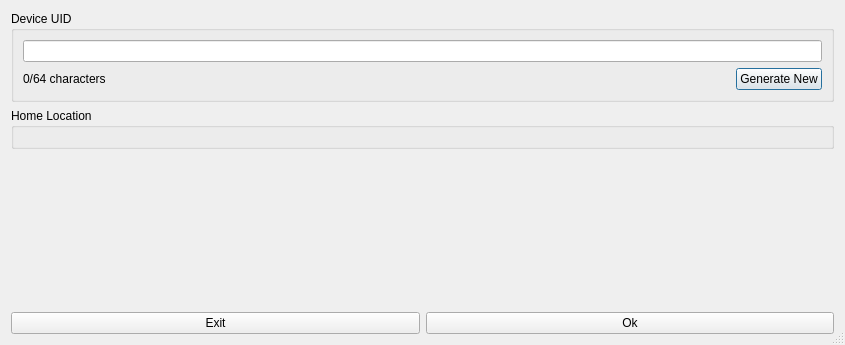
<?xml version="1.0" encoding="UTF-8"?>
<ui version="4.0">
 <class>NewAccountDialog</class>
 <widget class="QDialog" name="NewAccountDialog">
  <property name="geometry">
   <rect>
    <x>0</x>
    <y>0</y>
    <width>845</width>
    <height>345</height>
   </rect>
  </property>
  <property name="windowTitle">
   <string>New Account</string>
  </property>
  <property name="sizeGripEnabled">
   <bool>true</bool>
  </property>
  <layout class="QVBoxLayout" name="verticalLayout_3">
   <item>
    <widget class="QGroupBox" name="groupBox">
     <property name="title">
      <string>Device UID</string>
     </property>
     <layout class="QVBoxLayout" name="verticalLayout">
      <item>
       <widget class="QLineEdit" name="deviceUidEdit">
        <property name="inputMask">
         <string>NNNNNNNNNNNNNNNNNNNNNNNNNNNNNNNNNNNNNNNNNNNNNNNNNNNNNNNNNNNNNNNN</string>
        </property>
        <property name="maxLength">
         <number>64</number>
        </property>
       </widget>
      </item>
      <item>
       <layout class="QHBoxLayout" name="horizontalLayout_3">
        <item>
         <widget class="QLabel" name="deviceUidLabel">
          <property name="text">
           <string>0/64 characters</string>
          </property>
         </widget>
        </item>
        <item>
         <spacer name="horizontalSpacer">
          <property name="orientation">
           <enum>Qt::Horizontal</enum>
          </property>
          <property name="sizeHint" stdset="0">
           <size>
            <width>40</width>
            <height>20</height>
           </size>
          </property>
         </spacer>
        </item>
        <item>
         <widget class="QPushButton" name="generateButton">
          <property name="text">
           <string>Generate New</string>
          </property>
         </widget>
        </item>
       </layout>
      </item>
     </layout>
    </widget>
   </item>
   <item>
    <widget class="QGroupBox" name="groupBox_2">
     <property name="title">
      <string>Home Location</string>
     </property>
     <layout class="QVBoxLayout" name="verticalLayout_2">
      <item>
       <widget class="LocationWidget" name="locationEdit" native="true"/>
      </item>
     </layout>
    </widget>
   </item>
   <item>
    <spacer name="verticalSpacer">
     <property name="orientation">
      <enum>Qt::Vertical</enum>
     </property>
     <property name="sizeHint" stdset="0">
      <size>
       <width>20</width>
       <height>29</height>
      </size>
     </property>
    </spacer>
   </item>
   <item>
    <layout class="QHBoxLayout" name="horizontalLayout_4">
     <item>
      <widget class="QPushButton" name="exitButton">
       <property name="text">
        <string>Exit</string>
       </property>
      </widget>
     </item>
     <item>
      <widget class="QPushButton" name="okButton">
       <property name="text">
        <string>Ok</string>
       </property>
      </widget>
     </item>
    </layout>
   </item>
  </layout>
 </widget>
 <customwidgets>
  <customwidget>
   <class>LocationWidget</class>
   <extends>QWidget</extends>
   <header>locationWidget.h</header>
   <container>1</container>
  </customwidget>
 </customwidgets>
 <resources/>
 <connections/>
</ui>
